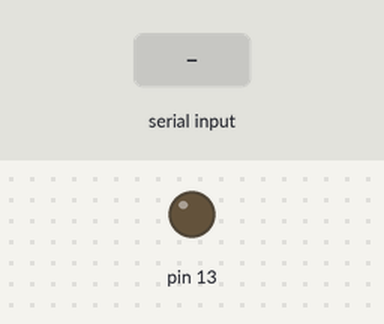
This sketch was run on a simulated Arduino Uno, built with avr-gcc and run on an emulated ATmega328P. Shown: output pins drawn as LEDs (lit = HIGH). The test bench sets the inputs (shaded band).

Above: at 1.2 s.
1.3 s: "A" received over Serial
At 1.7 s:
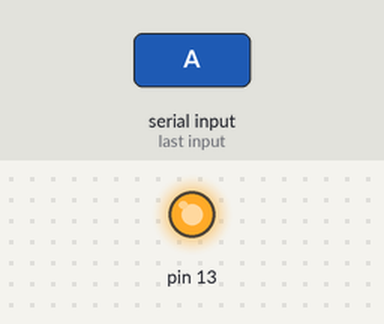
2.8 s: "B" received over Serial
At 4.1 s:
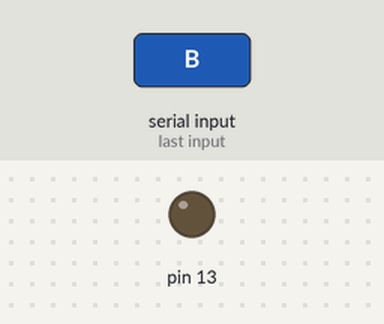
Timing chart, 0 to 5.8 s (numbered marks = the images above; inputs shaded):
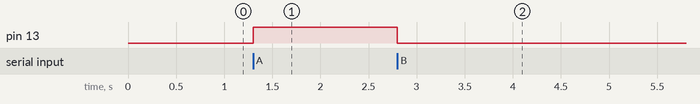

The sketch:

src.ino
```cpp
void setup() {

  Serial.begin(9600);
  pinMode(13, OUTPUT);

}

void loop() {
  if(Serial.available() >0)
  {
    char rx_data = Serial.read();
    if(rx_data=='A') digitalWrite(13, HIGH);
    else if(rx_data=='B') digitalWrite(13,LOW);
  }
}
```

Measured:
- after the input at 1.3 s, pin 13: LOW → HIGH at once
- after the input at 2.8 s, pin 13: HIGH → LOW at once
